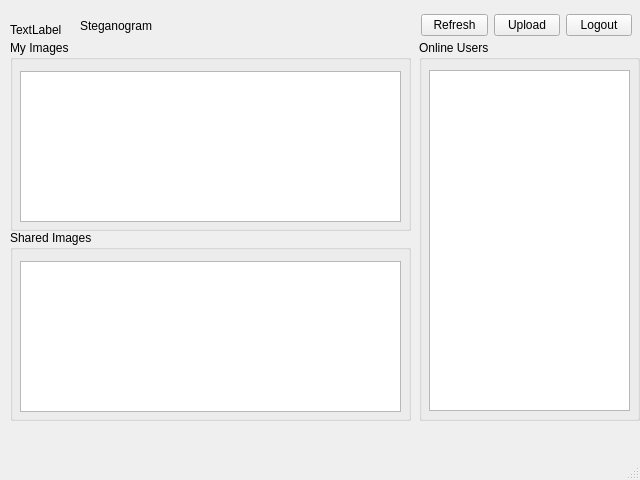
<?xml version="1.0" encoding="UTF-8"?>
<ui version="4.0">
 <class>UserWindow</class>
 <widget class="QMainWindow" name="UserWindow">
  <property name="geometry">
   <rect>
    <x>0</x>
    <y>0</y>
    <width>640</width>
    <height>480</height>
   </rect>
  </property>
  <property name="windowTitle">
   <string>Steganogram</string>
  </property>
  <property name="styleSheet">
   <string notr="true">/*
 * The MIT License (MIT)
 *
 * Copyright (c) &lt;2013-2014&gt; &lt;Colin Duquesnoy&gt;
 *
 * Permission is hereby granted, free of charge, to any person obtaining a copy
 * of this software and associated documentation files (the &quot;Software&quot;), to deal
 * in the Software without restriction, including without limitation the rights
 * to use, copy, modify, merge, publish, distribute, sublicense, and/or sell
 * copies of the Software, and to permit persons to whom the Software is
 * furnished to do so, subject to the following conditions:

 * The above copyright notice and this permission notice shall be included in
 * all copies or substantial portions of the Software.

 * THE SOFTWARE IS PROVIDED &quot;AS IS&quot;, WITHOUT WARRANTY OF ANY KIND, EXPRESS OR
 * IMPLIED, INCLUDING BUT NOT LIMITED TO THE WARRANTIES OF MERCHANTABILITY,
 * FITNESS FOR A PARTICULAR PURPOSE AND NONINFRINGEMENT. IN NO EVENT SHALL THE
 * AUTHORS OR COPYRIGHT HOLDERS BE LIABLE FOR ANY CLAIM, DAMAGES OR OTHER
 * LIABILITY, WHETHER IN AN ACTION OF CONTRACT, TORT OR OTHERWISE, ARISING FROM,
 * OUT OF OR IN CONNECTION WITH THE SOFTWARE OR THE USE OR OTHER DEALINGS IN
 * THE SOFTWARE.
 */
QToolTip
{
    border: 1px solid #76797C;
    background-color: rgb(90, 102, 117);;
    color: white;
    padding: 5px;
    opacity: 200;
}

QWidget
{
    color: #eff0f1;
    background-color: #31363b;
    selection-background-color:#3daee9;
    selection-color: #eff0f1;
    background-clip: border;
    border-image: none;
    border: 0px transparent black;
    outline: 0;
}

QWidget:item:hover
{
    background-color: #18465d;
    color: #eff0f1;
}

QWidget:item:selected
{
    background-color: #18465d;
}

QCheckBox
{
    spacing: 5px;
    outline: none;
    color: #eff0f1;
    margin-bottom: 2px;
}

QCheckBox:disabled
{
    color: #76797C;
}

QCheckBox::indicator,
QGroupBox::indicator
{
    width: 18px;
    height: 18px;
}
QGroupBox::indicator
{
    margin-left: 2px;
}

QCheckBox::indicator:unchecked
{
    image: url(:/qss_icons/rc/checkbox_unchecked.png);
}

QCheckBox::indicator:unchecked:hover,
QCheckBox::indicator:unchecked:focus,
QCheckBox::indicator:unchecked:pressed,
QGroupBox::indicator:unchecked:hover,
QGroupBox::indicator:unchecked:focus,
QGroupBox::indicator:unchecked:pressed
{
  border: none;
    image: url(:/qss_icons/rc/checkbox_unchecked_focus.png);
}

QCheckBox::indicator:checked
{
    image: url(:/qss_icons/rc/checkbox_checked.png);
}

QCheckBox::indicator:checked:hover,
QCheckBox::indicator:checked:focus,
QCheckBox::indicator:checked:pressed,
QGroupBox::indicator:checked:hover,
QGroupBox::indicator:checked:focus,
QGroupBox::indicator:checked:pressed
{
  border: none;
    image: url(:/qss_icons/rc/checkbox_checked_focus.png);
}


QCheckBox::indicator:indeterminate
{
    image: url(:/qss_icons/rc/checkbox_indeterminate.png);
}

QCheckBox::indicator:indeterminate:focus,
QCheckBox::indicator:indeterminate:hover,
QCheckBox::indicator:indeterminate:pressed
{
    image: url(:/qss_icons/rc/checkbox_indeterminate_focus.png);
}

QCheckBox::indicator:checked:disabled,
QGroupBox::indicator:checked:disabled
{
    image: url(:/qss_icons/rc/checkbox_checked_disabled.png);
}

QCheckBox::indicator:unchecked:disabled,
QGroupBox::indicator:unchecked:disabled
{
    image: url(:/qss_icons/rc/checkbox_unchecked_disabled.png);
}

QRadioButton
{
    spacing: 5px;
    outline: none;
    color: #eff0f1;
    margin-bottom: 2px;
}

QRadioButton:disabled
{
    color: #76797C;
}
QRadioButton::indicator
{
    width: 21px;
    height: 21px;
}

QRadioButton::indicator:unchecked
{
    image: url(:/qss_icons/rc/radio_unchecked.png);
}


QRadioButton::indicator:unchecked:hover,
QRadioButton::indicator:unchecked:focus,
QRadioButton::indicator:unchecked:pressed
{
    border: none;
    outline: none;
    image: url(:/qss_icons/rc/radio_unchecked_focus.png);
}

QRadioButton::indicator:checked
{
    border: none;
    outline: none;
    image: url(:/qss_icons/rc/radio_checked.png);
}

QRadioButton::indicator:checked:hover,
QRadioButton::indicator:checked:focus,
QRadioButton::indicator:checked:pressed
{
    border: none;
    outline: none;
    image: url(:/qss_icons/rc/radio_checked_focus.png);
}

QRadioButton::indicator:checked:disabled
{
    outline: none;
    image: url(:/qss_icons/rc/radio_checked_disabled.png);
}

QRadioButton::indicator:unchecked:disabled
{
    image: url(:/qss_icons/rc/radio_unchecked_disabled.png);
}


QMenuBar
{
    background-color: #31363b;
    color: #eff0f1;
}

QMenuBar::item
{
    background: transparent;
}

QMenuBar::item:selected
{
    background: transparent;
    border: 1px solid #76797C;
}

QMenuBar::item:pressed
{
    border: 1px solid #76797C;
    background-color: #3daee9;
    color: #eff0f1;
    margin-bottom:-1px;
    padding-bottom:1px;
}

QMenu
{
    border: 1px solid #76797C;
    color: #eff0f1;
    margin: 2px;
}

QMenu::icon
{
    margin: 5px;
}

QMenu::item
{
    padding: 5px 30px 5px 30px;
    border: 1px solid transparent; /* reserve space for selection border */
}

QMenu::item:selected
{
    color: #eff0f1;
}

QMenu::separator {
    height: 2px;
    background: lightblue;
    margin-left: 10px;
    margin-right: 5px;
}

QMenu::indicator {
    width: 18px;
    height: 18px;
}

/* non-exclusive indicator = check box style indicator
   (see QActionGroup::setExclusive) */
QMenu::indicator:non-exclusive:unchecked {
    image: url(:/qss_icons/rc/checkbox_unchecked.png);
}

QMenu::indicator:non-exclusive:unchecked:selected {
    image: url(:/qss_icons/rc/checkbox_unchecked_disabled.png);
}

QMenu::indicator:non-exclusive:checked {
    image: url(:/qss_icons/rc/checkbox_checked.png);
}

QMenu::indicator:non-exclusive:checked:selected {
    image: url(:/qss_icons/rc/checkbox_checked_disabled.png);
}

/* exclusive indicator = radio button style indicator (see QActionGroup::setExclusive) */
QMenu::indicator:exclusive:unchecked {
    image: url(:/qss_icons/rc/radio_unchecked.png);
}

QMenu::indicator:exclusive:unchecked:selected {
    image: url(:/qss_icons/rc/radio_unchecked_disabled.png);
}

QMenu::indicator:exclusive:checked {
    image: url(:/qss_icons/rc/radio_checked.png);
}

QMenu::indicator:exclusive:checked:selected {
    image: url(:/qss_icons/rc/radio_checked_disabled.png);
}

QMenu::right-arrow {
    margin: 5px;
    image: url(:/qss_icons/rc/right_arrow.png)
}


QWidget:disabled
{
    color: #454545;
    background-color: #31363b;
}

QAbstractItemView
{
    alternate-background-color: #31363b;
    color: #eff0f1;
    border: 1px solid 3A3939;
    border-radius: 2px;
}

QWidget:focus, QMenuBar:focus
{
    border: 1px solid #3daee9;
}

QTabWidget:focus, QCheckBox:focus, QRadioButton:focus, QSlider:focus
{
    border: none;
}

QLineEdit
{
    background-color: #232629;
    padding: 5px;
    border-style: solid;
    border: 1px solid #76797C;
    border-radius: 2px;
    color: #eff0f1;
}

QAbstractItemView QLineEdit
{
    padding: 0;
}

QGroupBox {
    border:1px solid #76797C;
    border-radius: 2px;
    margin-top: 20px;
}

QGroupBox::title {
    subcontrol-origin: margin;
    subcontrol-position: top center;
    padding-left: 10px;
    padding-right: 10px;
    padding-top: 10px;
}

QAbstractScrollArea
{
    border-radius: 2px;
    border: 1px solid #76797C;
    background-color: transparent;
}

QScrollBar:horizontal
{
    height: 15px;
    margin: 3px 15px 3px 15px;
    border: 1px transparent #2A2929;
    border-radius: 4px;
    background-color: #2A2929;
}

QScrollBar::handle:horizontal
{
    background-color: #605F5F;
    min-width: 5px;
    border-radius: 4px;
}

QScrollBar::add-line:horizontal
{
    margin: 0px 3px 0px 3px;
    border-image: url(:/qss_icons/rc/right_arrow_disabled.png);
    width: 10px;
    height: 10px;
    subcontrol-position: right;
    subcontrol-origin: margin;
}

QScrollBar::sub-line:horizontal
{
    margin: 0px 3px 0px 3px;
    border-image: url(:/qss_icons/rc/left_arrow_disabled.png);
    height: 10px;
    width: 10px;
    subcontrol-position: left;
    subcontrol-origin: margin;
}

QScrollBar::add-line:horizontal:hover,QScrollBar::add-line:horizontal:on
{
    border-image: url(:/qss_icons/rc/right_arrow.png);
    height: 10px;
    width: 10px;
    subcontrol-position: right;
    subcontrol-origin: margin;
}


QScrollBar::sub-line:horizontal:hover, QScrollBar::sub-line:horizontal:on
{
    border-image: url(:/qss_icons/rc/left_arrow.png);
    height: 10px;
    width: 10px;
    subcontrol-position: left;
    subcontrol-origin: margin;
}

QScrollBar::up-arrow:horizontal, QScrollBar::down-arrow:horizontal
{
    background: none;
}


QScrollBar::add-page:horizontal, QScrollBar::sub-page:horizontal
{
    background: none;
}

QScrollBar:vertical
{
    background-color: #2A2929;
    width: 15px;
    margin: 15px 3px 15px 3px;
    border: 1px transparent #2A2929;
    border-radius: 4px;
}

QScrollBar::handle:vertical
{
    background-color: #605F5F;
    min-height: 5px;
    border-radius: 4px;
}

QScrollBar::sub-line:vertical
{
    margin: 3px 0px 3px 0px;
    border-image: url(:/qss_icons/rc/up_arrow_disabled.png);
    height: 10px;
    width: 10px;
    subcontrol-position: top;
    subcontrol-origin: margin;
}

QScrollBar::add-line:vertical
{
    margin: 3px 0px 3px 0px;
    border-image: url(:/qss_icons/rc/down_arrow_disabled.png);
    height: 10px;
    width: 10px;
    subcontrol-position: bottom;
    subcontrol-origin: margin;
}

QScrollBar::sub-line:vertical:hover,QScrollBar::sub-line:vertical:on
{

    border-image: url(:/qss_icons/rc/up_arrow.png);
    height: 10px;
    width: 10px;
    subcontrol-position: top;
    subcontrol-origin: margin;
}


QScrollBar::add-line:vertical:hover, QScrollBar::add-line:vertical:on
{
    border-image: url(:/qss_icons/rc/down_arrow.png);
    height: 10px;
    width: 10px;
    subcontrol-position: bottom;
    subcontrol-origin: margin;
}

QScrollBar::up-arrow:vertical, QScrollBar::down-arrow:vertical
{
    background: none;
}


QScrollBar::add-page:vertical, QScrollBar::sub-page:vertical
{
    background: none;
}

QTextEdit
{
    background-color: #232629;
    color: #eff0f1;
    border: 1px solid #76797C;
}

QPlainTextEdit
{
    background-color: #232629;;
    color: #eff0f1;
    border-radius: 2px;
    border: 1px solid #76797C;
}

QHeaderView::section
{
    background-color: #76797C;
    color: #eff0f1;
    padding: 5px;
    border: 1px solid #76797C;
}

QSizeGrip {
    image: url(:/qss_icons/rc/sizegrip.png);
    width: 12px;
    height: 12px;
}


QMainWindow::separator
{
    background-color: #31363b;
    color: white;
    padding-left: 4px;
    spacing: 2px;
    border: 1px dashed #76797C;
}

QMainWindow::separator:hover
{

    background-color: #787876;
    color: white;
    padding-left: 4px;
    border: 1px solid #76797C;
    spacing: 2px;
}


QMenu::separator
{
    height: 1px;
    background-color: #76797C;
    color: white;
    padding-left: 4px;
    margin-left: 10px;
    margin-right: 5px;
}


QFrame
{
    border-radius: 2px;
    border: 1px solid #76797C;
}

QFrame[frameShape=&quot;0&quot;]
{
    border-radius: 2px;
    border: 1px transparent #76797C;
}

QStackedWidget
{
    border: 1px transparent black;
}

QToolBar {
    border: 1px transparent #393838;
    background: 1px solid #31363b;
    font-weight: bold;
}

QToolBar::handle:horizontal {
    image: url(:/qss_icons/rc/Hmovetoolbar.png);
}
QToolBar::handle:vertical {
    image: url(:/qss_icons/rc/Vmovetoolbar.png);
}
QToolBar::separator:horizontal {
    image: url(:/qss_icons/rc/Hsepartoolbar.png);
}
QToolBar::separator:vertical {
    image: url(:/qss_icons/rc/Vsepartoolbar.png);
}
QToolButton#qt_toolbar_ext_button {
    background: #58595a
}

QPushButton
{
    color: #eff0f1;
    background-color: #31363b;
    border-width: 1px;
    border-color: #76797C;
    border-style: solid;
    padding: 5px;
    border-radius: 2px;
    outline: none;
}

QPushButton:disabled
{
    background-color: #31363b;
    border-width: 1px;
    border-color: #454545;
    border-style: solid;
    padding-top: 5px;
    padding-bottom: 5px;
    padding-left: 10px;
    padding-right: 10px;
    border-radius: 2px;
    color: #454545;
}

QPushButton:focus {
    background-color: #3daee9;
    color: white;
}

QPushButton:pressed
{
    background-color: #3daee9;
    padding-top: -15px;
    padding-bottom: -17px;
}

QComboBox
{
    selection-background-color: #3daee9;
    border-style: solid;
    border: 1px solid #76797C;
    border-radius: 2px;
    padding: 5px;
    min-width: 75px;
}

QPushButton:checked{
    background-color: #76797C;
    border-color: #6A6969;
}

QComboBox:hover,QPushButton:hover,QAbstractSpinBox:hover,QLineEdit:hover,QTextEdit:hover,QPlainTextEdit:hover,QAbstractView:hover,QTreeView:hover
{
    border: 1px solid #3daee9;
    color: #eff0f1;
}

QComboBox:on
{
    padding-top: 3px;
    padding-left: 4px;
    selection-background-color: #4a4a4a;
}

QComboBox QAbstractItemView
{
    background-color: #232629;
    border-radius: 2px;
    border: 1px solid #76797C;
    selection-background-color: #18465d;
}

QComboBox::drop-down
{
    subcontrol-origin: padding;
    subcontrol-position: top right;
    width: 15px;

    border-left-width: 0px;
    border-left-color: darkgray;
    border-left-style: solid;
    border-top-right-radius: 3px;
    border-bottom-right-radius: 3px;
}

QComboBox::down-arrow
{
    image: url(:/qss_icons/rc/down_arrow_disabled.png);
}

QComboBox::down-arrow:on, QComboBox::down-arrow:hover,
QComboBox::down-arrow:focus
{
    image: url(:/qss_icons/rc/down_arrow.png);
}

QAbstractSpinBox {
    padding: 5px;
    border: 1px solid #76797C;
    background-color: #232629;
    color: #eff0f1;
    border-radius: 2px;
    min-width: 75px;
}

QAbstractSpinBox:up-button
{
    background-color: transparent;
    subcontrol-origin: border;
    subcontrol-position: center right;
}

QAbstractSpinBox:down-button
{
    background-color: transparent;
    subcontrol-origin: border;
    subcontrol-position: center left;
}

QAbstractSpinBox::up-arrow,QAbstractSpinBox::up-arrow:disabled,QAbstractSpinBox::up-arrow:off {
    image: url(:/qss_icons/rc/up_arrow_disabled.png);
    width: 10px;
    height: 10px;
}
QAbstractSpinBox::up-arrow:hover
{
    image: url(:/qss_icons/rc/up_arrow.png);
}


QAbstractSpinBox::down-arrow,QAbstractSpinBox::down-arrow:disabled,QAbstractSpinBox::down-arrow:off
{
    image: url(:/qss_icons/rc/down_arrow_disabled.png);
    width: 10px;
    height: 10px;
}
QAbstractSpinBox::down-arrow:hover
{
    image: url(:/qss_icons/rc/down_arrow.png);
}


QLabel
{
    border: 0px solid black;
}

QTabWidget{
    border: 0px transparent black;
}

QTabWidget::pane {
    border: 1px solid #76797C;
    padding: 5px;
    margin: 0px;
}

QTabWidget::tab-bar {
    left: 5px; /* move to the right by 5px */
}

QTabBar
{
    qproperty-drawBase: 0;
    border-radius: 3px;
}

QTabBar:focus
{
    border: 0px transparent black;
}

QTabBar::close-button  {
    image: url(:/qss_icons/rc/close.png);
    background: transparent;
}

QTabBar::close-button:hover
{
    image: url(:/qss_icons/rc/close-hover.png);
    background: transparent;
}

QTabBar::close-button:pressed {
    image: url(:/qss_icons/rc/close-pressed.png);
    background: transparent;
}

/* TOP TABS */
QTabBar::tab:top {
    color: #eff0f1;
    border: 1px solid #76797C;
    border-bottom: 1px transparent black;
    background-color: #31363b;
    padding: 5px;
    min-width: 50px;
    border-top-left-radius: 2px;
    border-top-right-radius: 2px;
}

QTabBar::tab:top:!selected
{
    color: #eff0f1;
    background-color: #54575B;
    border: 1px solid #76797C;
    border-bottom: 1px transparent black;
    border-top-left-radius: 2px;
    border-top-right-radius: 2px;    
}

QTabBar::tab:top:!selected:hover {
    background-color: #3daee9;
}

/* BOTTOM TABS */
QTabBar::tab:bottom {
    color: #eff0f1;
    border: 1px solid #76797C;
    border-top: 1px transparent black;
    background-color: #31363b;
    padding: 5px;
    border-bottom-left-radius: 2px;
    border-bottom-right-radius: 2px;
    min-width: 50px;
}

QTabBar::tab:bottom:!selected
{
    color: #eff0f1;
    background-color: #54575B;
    border: 1px solid #76797C;
    border-top: 1px transparent black;
    border-bottom-left-radius: 2px;
    border-bottom-right-radius: 2px;
}

QTabBar::tab:bottom:!selected:hover {
    background-color: #3daee9;
}

/* LEFT TABS */
QTabBar::tab:left {
    color: #eff0f1;
    border: 1px solid #76797C;
    border-left: 1px transparent black;
    background-color: #31363b;
    padding: 5px;
    border-top-right-radius: 2px;
    border-bottom-right-radius: 2px;
    min-height: 50px;
}

QTabBar::tab:left:!selected
{
    color: #eff0f1;
    background-color: #54575B;
    border: 1px solid #76797C;
    border-left: 1px transparent black;
    border-top-right-radius: 2px;
    border-bottom-right-radius: 2px;
}

QTabBar::tab:left:!selected:hover {
    background-color: #3daee9;
}


/* RIGHT TABS */
QTabBar::tab:right {
    color: #eff0f1;
    border: 1px solid #76797C;
    border-right: 1px transparent black;
    background-color: #31363b;
    padding: 5px;
    border-top-left-radius: 2px;
    border-bottom-left-radius: 2px;
    min-height: 50px;
}

QTabBar::tab:right:!selected
{
    color: #eff0f1;
    background-color: #54575B;
    border: 1px solid #76797C;
    border-right: 1px transparent black;
    border-top-left-radius: 2px;
    border-bottom-left-radius: 2px;
}

QTabBar::tab:right:!selected:hover {
    background-color: #3daee9;
}

QTabBar QToolButton::right-arrow:enabled {
     image: url(:/qss_icons/rc/right_arrow.png);
 }

 QTabBar QToolButton::left-arrow:enabled {
     image: url(:/qss_icons/rc/left_arrow.png);
 }

QTabBar QToolButton::right-arrow:disabled {
     image: url(:/qss_icons/rc/right_arrow_disabled.png);
 }

 QTabBar QToolButton::left-arrow:disabled {
     image: url(:/qss_icons/rc/left_arrow_disabled.png);
 }


QDockWidget {
    background: #31363b;
    border: 1px solid #403F3F;
    titlebar-close-icon: url(:/qss_icons/rc/close.png);
    titlebar-normal-icon: url(:/qss_icons/rc/undock.png);
}

QDockWidget::close-button, QDockWidget::float-button {
    border: 1px solid transparent;
    border-radius: 2px;
    background: transparent;
}

QDockWidget::close-button:hover, QDockWidget::float-button:hover {
    background: rgba(255, 255, 255, 10);
}

QDockWidget::close-button:pressed, QDockWidget::float-button:pressed {
    padding: 1px -1px -1px 1px;
    background: rgba(255, 255, 255, 10);
}

QTreeView, QListView
{
    border: 1px solid #76797C;
    background-color: #232629;
}

QTreeView:branch:selected, QTreeView:branch:hover
{
    background: url(:/qss_icons/rc/transparent.png);
}

QTreeView::branch:has-siblings:!adjoins-item {
    border-image: url(:/qss_icons/rc/transparent.png);
}

QTreeView::branch:has-siblings:adjoins-item {
    border-image: url(:/qss_icons/rc/transparent.png);
}

QTreeView::branch:!has-children:!has-siblings:adjoins-item {
    border-image: url(:/qss_icons/rc/transparent.png);
}

QTreeView::branch:has-children:!has-siblings:closed,
QTreeView::branch:closed:has-children:has-siblings {
    image: url(:/qss_icons/rc/branch_closed.png);
}

QTreeView::branch:open:has-children:!has-siblings,
QTreeView::branch:open:has-children:has-siblings  {
    image: url(:/qss_icons/rc/branch_open.png);
}

QTreeView::branch:has-children:!has-siblings:closed:hover,
QTreeView::branch:closed:has-children:has-siblings:hover {
    image: url(:/qss_icons/rc/branch_closed-on.png);
    }

QTreeView::branch:open:has-children:!has-siblings:hover,
QTreeView::branch:open:has-children:has-siblings:hover  {
    image: url(:/qss_icons/rc/branch_open-on.png);
    }

QListView::item:!selected:hover, QTreeView::item:!selected:hover  {
    background: #18465d;
    outline: 0;
    color: #eff0f1
}

QListView::item:selected:hover, QTreeView::item:selected:hover  {
    background: #287399;
    color: #eff0f1;
}

QSlider::groove:horizontal {
    border: 1px solid #565a5e;
    height: 4px;
    background: #565a5e;
    margin: 0px;
    border-radius: 2px;
}

QSlider::handle:horizontal {
    background: #232629;
    border: 1px solid #565a5e;
    width: 16px;
    height: 16px;
    margin: -8px 0;
    border-radius: 9px;
}

QSlider::groove:vertical {
    border: 1px solid #565a5e;
    width: 4px;
    background: #565a5e;
    margin: 0px;
    border-radius: 3px;
}

QSlider::handle:vertical {
    background: #232629;
    border: 1px solid #565a5e;
    width: 16px;
    height: 16px;
    margin: 0 -8px;
    border-radius: 9px;
}

QToolButton {
    background-color: transparent;
    border: 1px transparent #76797C;
    border-radius: 2px;
    margin: 3px;
    padding: 5px;
}

QToolButton[popupMode=&quot;1&quot;] { /* only for MenuButtonPopup */
 padding-right: 20px; /* make way for the popup button */
 border: 1px #76797C;
 border-radius: 5px;
}

QToolButton[popupMode=&quot;2&quot;] { /* only for InstantPopup */
 padding-right: 10px; /* make way for the popup button */
 border: 1px #76797C;
}


QToolButton:hover, QToolButton::menu-button:hover {
    background-color: transparent;
    border: 1px solid #3daee9;
    padding: 5px;
}

QToolButton:checked, QToolButton:pressed,
        QToolButton::menu-button:pressed {
    background-color: #3daee9;
    border: 1px solid #3daee9;
    padding: 5px;
}

/* the subcontrol below is used only in the InstantPopup or DelayedPopup mode */
QToolButton::menu-indicator {
    image: url(:/qss_icons/rc/down_arrow.png);
    top: -7px; left: -2px; /* shift it a bit */
}

/* the subcontrols below are used only in the MenuButtonPopup mode */
QToolButton::menu-button {
    border: 1px transparent #76797C;
    border-top-right-radius: 6px;
    border-bottom-right-radius: 6px;
    /* 16px width + 4px for border = 20px allocated above */
    width: 16px;
    outline: none;
}

QToolButton::menu-arrow {
    image: url(:/qss_icons/rc/down_arrow.png);
}

QToolButton::menu-arrow:open {
    border: 1px solid #76797C;
}

QPushButton::menu-indicator  {
    subcontrol-origin: padding;
    subcontrol-position: bottom right;
    left: 8px;
}

QTableView
{
    border: 1px solid #76797C;
    gridline-color: #31363b;
    background-color: #232629;
}


QTableView, QHeaderView
{
    border-radius: 0px;
}

QTableView::item:pressed, QListView::item:pressed, QTreeView::item:pressed  {
    background: #18465d;
    color: #eff0f1;
}

QTableView::item:selected:active, QTreeView::item:selected:active, QListView::item:selected:active  {
    background: #287399;
    color: #eff0f1;
}


QHeaderView
{
    background-color: #31363b;
    border: 1px transparent;
    border-radius: 0px;
    margin: 0px;
    padding: 0px;

}

QHeaderView::section  {
    background-color: #31363b;
    color: #eff0f1;
    padding: 5px;
    border: 1px solid #76797C;
    border-radius: 0px;
    text-align: center;
}

QHeaderView::section::vertical::first, QHeaderView::section::vertical::only-one
{
    border-top: 1px solid #76797C;
}

QHeaderView::section::vertical
{
    border-top: transparent;
}

QHeaderView::section::horizontal::first, QHeaderView::section::horizontal::only-one
{
    border-left: 1px solid #76797C;
}

QHeaderView::section::horizontal
{
    border-left: transparent;
}


QHeaderView::section:checked
 {
    color: white;
    background-color: #334e5e;
 }

 /* style the sort indicator */
QHeaderView::down-arrow {
    image: url(:/qss_icons/rc/down_arrow.png);
}

QHeaderView::up-arrow {
    image: url(:/qss_icons/rc/up_arrow.png);
}


QTableCornerButton::section {
    background-color: #31363b;
    border: 1px transparent #76797C;
    border-radius: 0px;
}

QToolBox  {
    padding: 5px;
    border: 1px transparent black;
}

QToolBox::tab {
    color: #eff0f1;
    background-color: #31363b;
    border: 1px solid #76797C;
    border-bottom: 1px transparent #31363b;
    border-top-left-radius: 5px;
    border-top-right-radius: 5px;
}

QToolBox::tab:selected { /* italicize selected tabs */
    font: italic;
    background-color: #31363b;
    border-color: #3daee9;
 }

QStatusBar::item {
    border: 0px transparent dark;
 }


QFrame[height=&quot;3&quot;], QFrame[width=&quot;3&quot;] {
    background-color: #76797C;
}


QSplitter::handle {
    border: 1px dashed #76797C;
}

QSplitter::handle:hover {
    background-color: #787876;
    border: 1px solid #76797C;
}

QSplitter::handle:horizontal {
    width: 1px;
}

QSplitter::handle:vertical {
    height: 1px;
}

QProgressBar {
    border: 1px solid #76797C;
    border-radius: 5px;
    text-align: center;
}

QProgressBar::chunk {
    background-color: #05B8CC;
}

QDateEdit
{
    selection-background-color: #3daee9;
    border-style: solid;
    border: 1px solid #3375A3;
    border-radius: 2px;
    padding: 1px;
    min-width: 75px;
}

QDateEdit:on
{
    padding-top: 3px;
    padding-left: 4px;
    selection-background-color: #4a4a4a;
}

QDateEdit QAbstractItemView
{
    background-color: #232629;
    border-radius: 2px;
    border: 1px solid #3375A3;
    selection-background-color: #3daee9;
}

QDateEdit::drop-down
{
    subcontrol-origin: padding;
    subcontrol-position: top right;
    width: 15px;
    border-left-width: 0px;
    border-left-color: darkgray;
    border-left-style: solid;
    border-top-right-radius: 3px;
    border-bottom-right-radius: 3px;
}

QDateEdit::down-arrow
{
    image: url(:/qss_icons/rc/down_arrow_disabled.png);
}

QDateEdit::down-arrow:on, QDateEdit::down-arrow:hover,
QDateEdit::down-arrow:focus
{
    image: url(:/qss_icons/rc/down_arrow.png);
}</string>
  </property>
  <widget class="QWidget" name="centralwidget">
   <widget class="QLabel" name="LogoLabel">
    <property name="geometry">
     <rect>
      <x>10</x>
      <y>0</y>
      <width>60</width>
      <height>60</height>
     </rect>
    </property>
    <property name="text">
     <string>TextLabel</string>
    </property>
   </widget>
   <widget class="QGroupBox" name="onlineUserGroup">
    <property name="geometry">
     <rect>
      <x>419</x>
      <y>40</y>
      <width>221</width>
      <height>381</height>
     </rect>
    </property>
    <property name="title">
     <string>Online Users </string>
    </property>
    <widget class="QListWidget" name="usersWidget">
     <property name="geometry">
      <rect>
       <x>10</x>
       <y>30</y>
       <width>201</width>
       <height>341</height>
      </rect>
     </property>
    </widget>
   </widget>
   <widget class="QGroupBox" name="myImages">
    <property name="geometry">
     <rect>
      <x>10</x>
      <y>40</y>
      <width>401</width>
      <height>191</height>
     </rect>
    </property>
    <property name="title">
     <string>My Images</string>
    </property>
    <widget class="QListWidget" name="imageWidget">
     <property name="geometry">
      <rect>
       <x>10</x>
       <y>31</y>
       <width>381</width>
       <height>151</height>
      </rect>
     </property>
    </widget>
   </widget>
   <widget class="QGroupBox" name="sharedList">
    <property name="geometry">
     <rect>
      <x>10</x>
      <y>230</y>
      <width>401</width>
      <height>191</height>
     </rect>
    </property>
    <property name="title">
     <string>Shared Images</string>
    </property>
    <widget class="QListWidget" name="sharedWidget">
     <property name="geometry">
      <rect>
       <x>10</x>
       <y>31</y>
       <width>381</width>
       <height>151</height>
      </rect>
     </property>
    </widget>
   </widget>
   <widget class="QLabel" name="label">
    <property name="geometry">
     <rect>
      <x>80</x>
      <y>10</y>
      <width>141</width>
      <height>31</height>
     </rect>
    </property>
    <property name="styleSheet">
     <string notr="true">font: 57 14pt &quot;KacstArt&quot;;</string>
    </property>
    <property name="text">
     <string>Steganogram</string>
    </property>
   </widget>
   <widget class="QWidget" name="">
    <property name="geometry">
     <rect>
      <x>421</x>
      <y>10</y>
      <width>211</width>
      <height>31</height>
     </rect>
    </property>
    <layout class="QHBoxLayout" name="horizontalLayout">
     <item>
      <widget class="QPushButton" name="RefreshButton">
       <property name="text">
        <string>Refresh</string>
       </property>
      </widget>
     </item>
     <item>
      <widget class="QPushButton" name="uploadButton">
       <property name="text">
        <string>Upload</string>
       </property>
      </widget>
     </item>
     <item>
      <widget class="QPushButton" name="LogoutButton">
       <property name="text">
        <string>Logout</string>
       </property>
      </widget>
     </item>
    </layout>
   </widget>
  </widget>
  <widget class="QMenuBar" name="menubar">
   <property name="geometry">
    <rect>
     <x>0</x>
     <y>0</y>
     <width>640</width>
     <height>19</height>
    </rect>
   </property>
  </widget>
  <widget class="QStatusBar" name="statusbar"/>
 </widget>
 <resources/>
 <connections/>
</ui>
